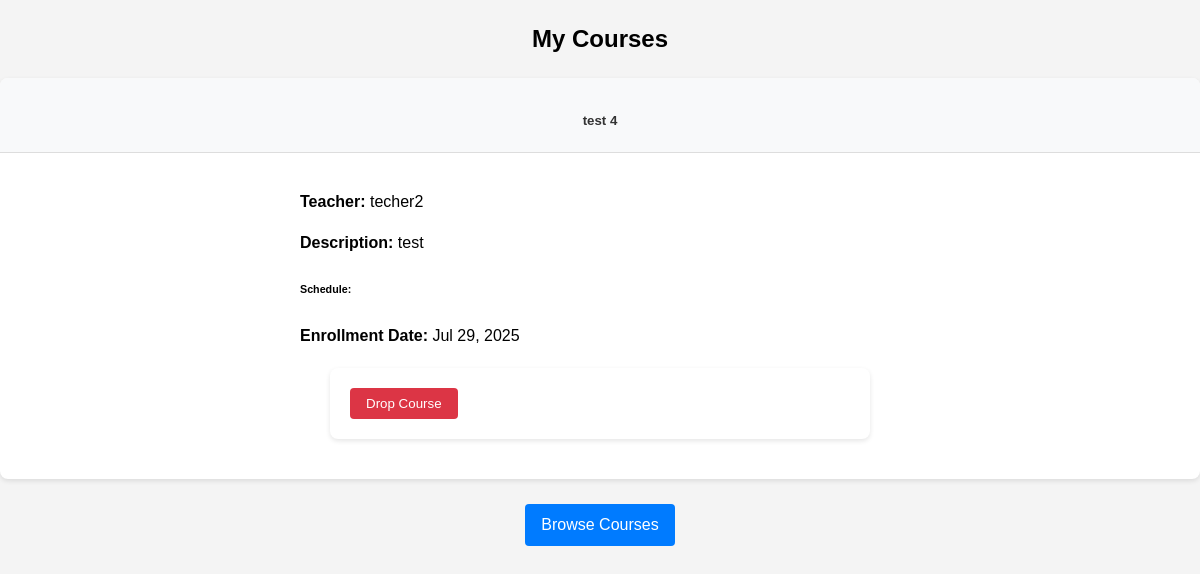
The page /my-courses/ (signed in) on the database as committed earlier.
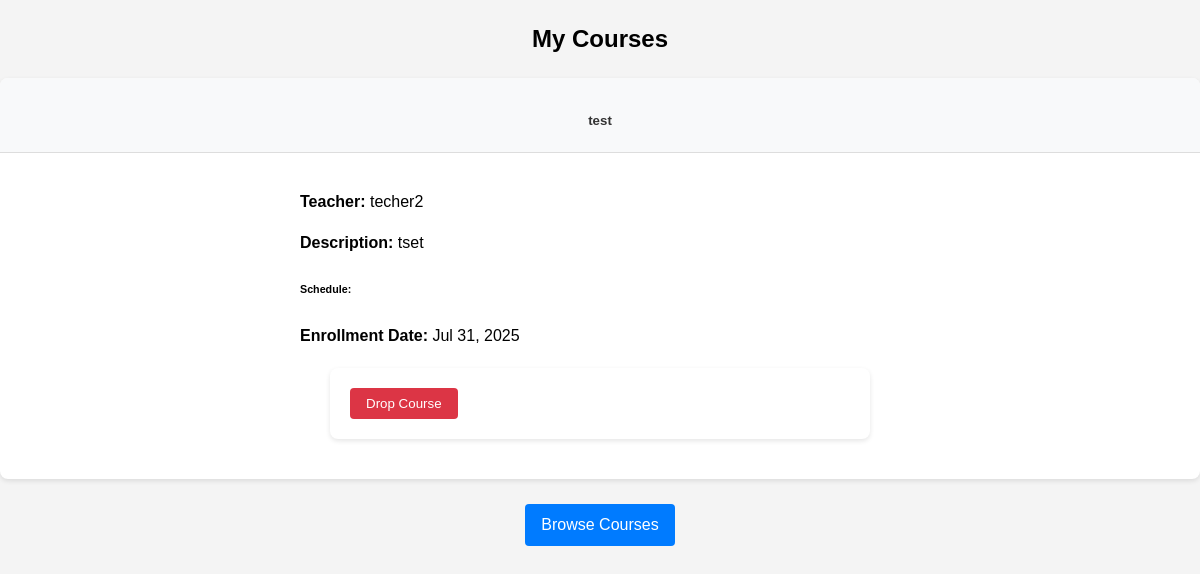
The same page on the database as committed later.
### student/models.py (models this page shows, shortened)
class Enrollment(models.Model):
    student = models.ForeignKey(
        settings.AUTH_USER_MODEL,
        on_delete=models.CASCADE,
        related_name='enrollments'
    )
    course = models.ForeignKey(
        Course,
        on_delete=models.CASCADE,
        related_name='enrollments'
    )
    enrollment_date = models.DateTimeField(auto_now_add=True)
    status = models.CharField(
        max_length=20,
        choices=[
            ('enrolled', 'Enrolled'),
            ('completed', 'Completed'),
            ('dropped', 'Dropped'),
        ],
        default='enrolled'
    )
    class Meta:
        unique_together = ['student', 'course']

### course/models.py (models this page shows, shortened)
class Course(models.Model):
    title = models.CharField(max_length=200)
    description = models.TextField()
    content = models.TextField(help_text="Detailed course content and materials")
    teacher = models.ForeignKey(
        settings.AUTH_USER_MODEL,
        on_delete=models.CASCADE,
        limit_choices_to={'is_teacher': True},
    )
    capacity = models.PositiveIntegerField()
    pre_requisites = models.TextField(blank=True, null=True)
    created_at = models.DateTimeField(auto_now_add=True)
    price = models.DecimalField(
        max_digits=10,
        decimal_places=2,
        default=Decimal('0.00'),
        help_text="Course price in USD"
    )

### portal/models.py (models this page shows)
class User(AbstractUser):
    is_teacher = models.BooleanField(default=False)
    is_admin = models.BooleanField(default=False)
    groups = models.ManyToManyField(
        'auth.Group',
        related_name='portal_user_set',
        blank=True,
        help_text='The groups this user belongs to.',
        verbose_name='groups'
    )
    user_permissions = models.ManyToManyField(
        'auth.Permission',
        related_name='portal_user_set',
        blank=True,
        help_text='Specific permissions for this user.',
        verbose_name='user permissions'
    )

### student/views.py (the view)
# urls.py: path('my-courses/', views.my_courses, name='my_courses'),
@login_required
def my_courses(request):
    enrollments = Enrollment.objects.filter(
        student=request.user,
        status='enrolled'
    ).select_related('course')
    return render(request, 'student/my_courses.html', {'enrollments': enrollments})

### student/templates/student/my_courses.html (shortened to what this page needs)
{% extends 'base.html' %}
{% block content %}
<div class="container">
    <h2>My Courses</h2>
    {% if enrollments %}
        <div class="row">
        {% for enrollment in enrollments %}
            <div class="col-md-6 mb-4">
                <div class="card">
                    <div class="card-header">
                        <h5 class="card-title mb-0">{{ enrollment.course.title }}</h5>
                    </div>
                    <div class="card-body">
                        <p><strong>Teacher:</strong> {{ enrollment.course.teacher.username }}</p>
                        <p><strong>Description:</strong> {{ enrollment.course.description }}</p>
                        <h6>Schedule:</h6>
                        <p><strong>Enrollment Date:</strong> {{ enrollment.enrollment_date|date:"M d, Y" }}</p>
                        <form method="post" action="{% url 'drop_course' enrollment.course.id %}">
                            <button type="submit" class="btn btn-danger">Drop Course</button>
                        </form>
                    </div>
                </div>
            </div>
        {% endfor %}
        </div>
    {% else %}
        <p>You are not enrolled in any courses.</p>
    {% endif %}
    <a href="{% url 'course_list' %}" class="btn btn-primary">Browse Courses</a>
</div>
{% endblock %}

### portal/templates/base.html (shortened to what this page needs)
{% load static %}
<!DOCTYPE html>
<html>
<head>
    <link rel="stylesheet" href="{% static 'css/style.css' %}">
</head>
<body>
    <main>
        {% block content %}
        {% endblock %}
    </main>
</body>
</html>

### static/css/style.css (style rules this page uses)
body { font-family: 'Arial', sans-serif; line-height: 1.6; margin: 0; padding: 0; background-color: #f4f4f4; }
.container { text-align: center; max-width: 1200px; width: auto; margin: auto; overflow: hidden; }
.card { background: white; border-radius: 8px; box-shadow: 0 2px 5px rgba(0,0,0,0.1); margin-bottom: 20px; transition: transform 0.3s ease; }
.card-body { padding: 20px; text-align: left; margin: 0 auto; max-width: 600px; }
.card-title { color: #333; margin-bottom: 10px; }
.card-header { background: #f8f9fa; padding: 10px; border-bottom: 1px solid #ddd; border-radius: 8px 8px 0 0; text-align: center; }
.btn { display: inline-block; padding: 8px 16px; border-radius: 4px; border: none; cursor: pointer; transition: background-color 0.3s ease; }
.btn-primary { margin: 5px 10px; padding: 8px 16px; border-radius: 4px; border: none; background-color: #007bff; color: white; text-decoration: none; }
.btn-danger { background-color: #dc3545; color: white; }
form { background: white; padding: 20px; border-radius: 8px; box-shadow: 0 2px 5px rgba(0,0,0,0.1); max-width: 500px; margin: 20px auto; }
.mb-4 { margin-top: 0; text-align: center; }

Rows that differ between the two databases and show on the page:
removed Enrollment: course "test 4", course.teacher.username "techer2", course.description "test", enrollment_date "Jul 29, 2025"
added Enrollment: course "test", course.teacher.username "techer2", course.description "tset", enrollment_date "Jul 31, 2025"
